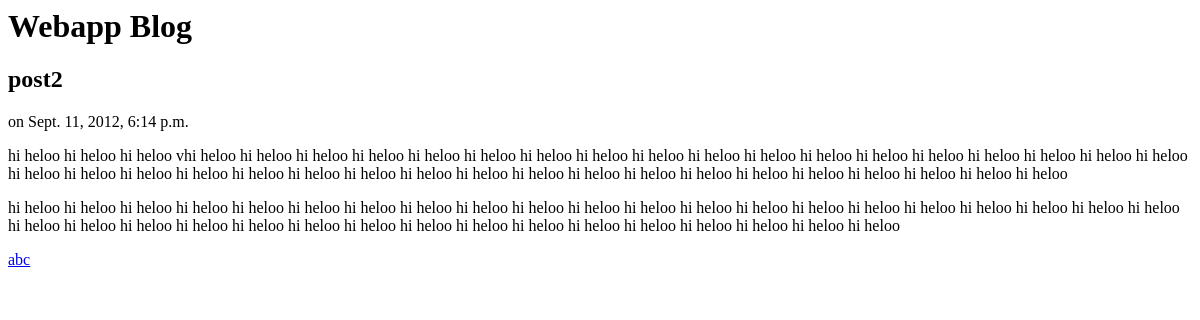
/blog/, run on an earlier commit of the app's database.
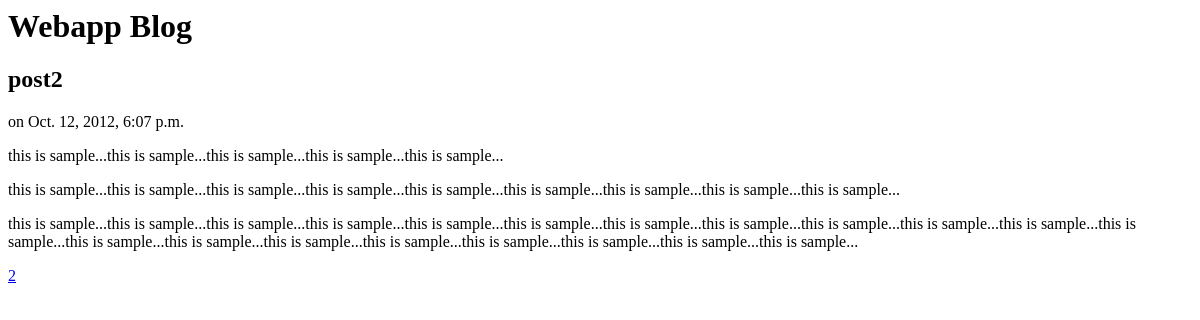
And on a later commit of the database.
### blog/models.py (models this page shows, shortened)
class Post(models.Model):
    title = models.CharField(max_length=200)
    body = models.TextField()
    created = models.DateTimeField()
    tags = TaggableManager()

### blog/templates/blog.html (shortened to what this page needs)
{% extends 'base.html' %}
{% block content %}
{% for post in object_list %}
<h2><a hef='/blog/{{post.id}}">{{ post.title }}</a></h2>
<div class="post_meta">
   on {{ post.created }}
</div>
<div class="post_body">
   {{ post.body|safe|linebreaks }}
</div>
<div class="tags">
  {% for tag in post.tags.all %}
  <a href="/blog/tag/{{tag}}">{{tag}}</a>
  {% endfor %}
</div>
{% endfor %}
{% endblock %}

### blog/templates/base.html
<h1>Webapp Blog </h1>
{% block content %}
{% endblock %}

What changed in the data, as far as the page shows it:
changed Post "post2": created "Sept. 11, 2012, 6:14 p.m." → "Oct. 12, 2012, 6:07 p.m."; body "hi heloo hi heloo hi heloo vhi heloo hi heloo hi heloo hi heloo hi heloo hi heloo hi heloo hi heloo hi heloo hi heloo hi heloo hi heloo hi heloo hi heloo hi heloo hi heloo hi heloo hi heloo hi heloo hi heloo hi heloo hi heloo hi heloo hi heloo hi heloo hi heloo hi heloo hi heloo hi heloo hi heloo hi heloo hi heloo hi heloo hi heloo hi heloo hi heloo hi heloo hi heloo hi heloo hi heloo hi heloo hi heloo hi heloo hi heloo hi heloo hi heloo hi heloo hi heloo hi heloo hi heloo hi heloo hi heloo hi heloo hi heloo hi heloo hi heloo hi heloo hi heloo hi heloo hi heloo hi heloo hi heloo hi heloo hi heloo hi heloo hi heloo hi heloo hi heloo hi heloo hi heloo hi heloo hi heloo hi heloo hi heloo" → "this is sample...this is sample...this is sample...this is sample...this is sample... this is sample...this is sample...this is sample...this is sample...this is sample...this is sample...this is sample...this is sample...this is sample... this is sample...this is sample...this is sample...this is sample...this is sample...this is sample...this is sample...this is sample...this is sample...this is sample...this is sample...this is sample...this is sample...this is sample...this is sample...this is sample...this is sample...this is sample...this is sample...this is sample..."
changed Tag: name "abc" → "2"
